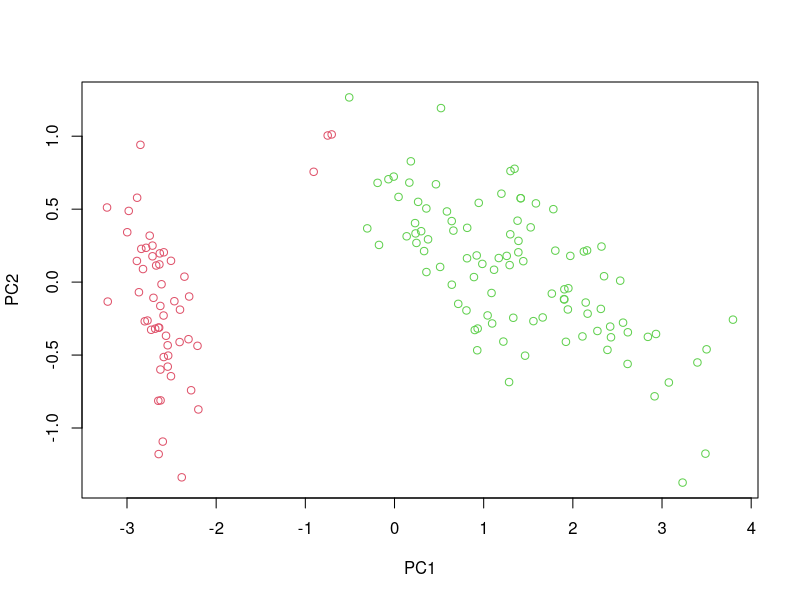
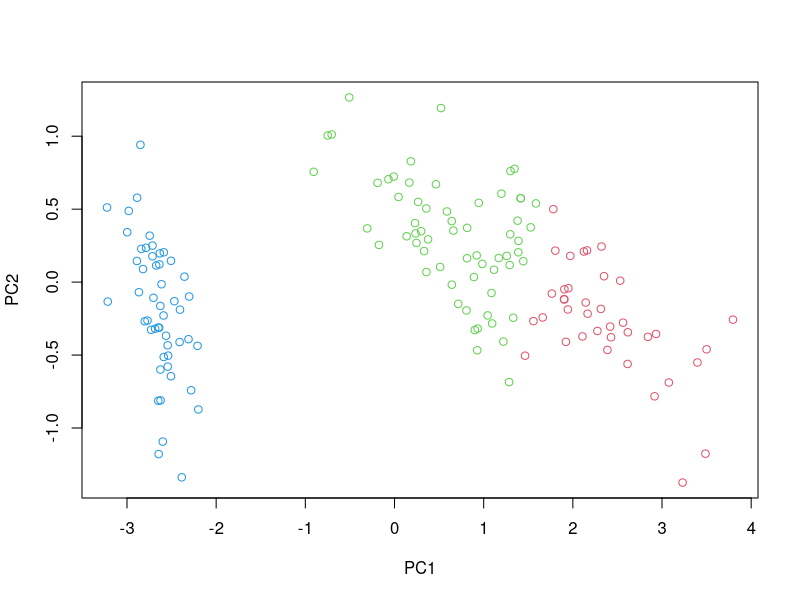
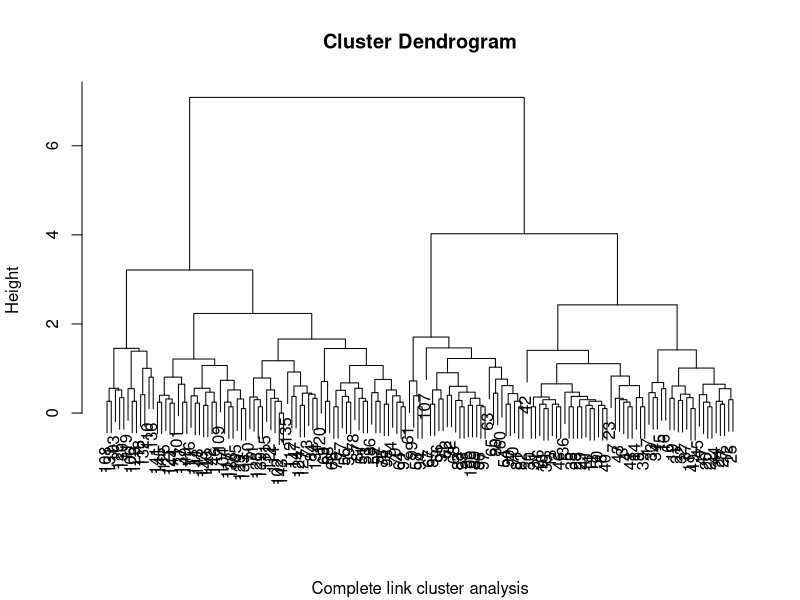
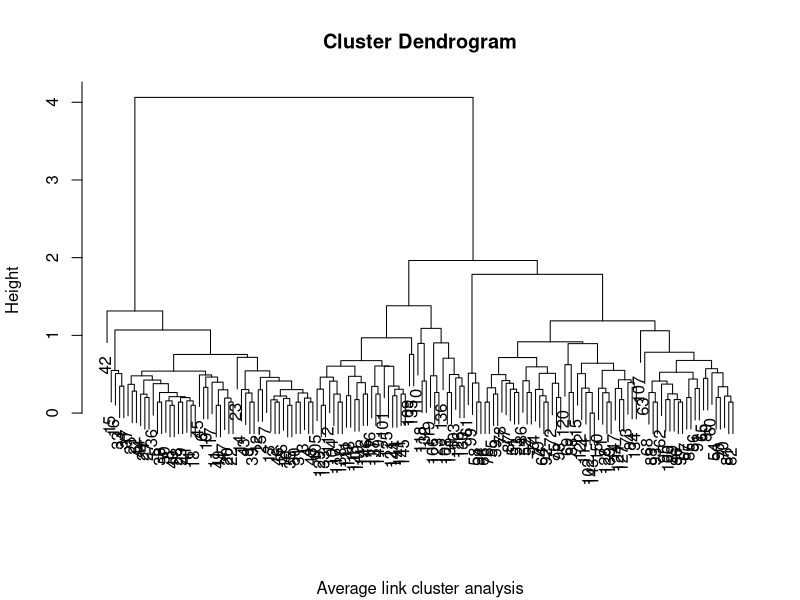
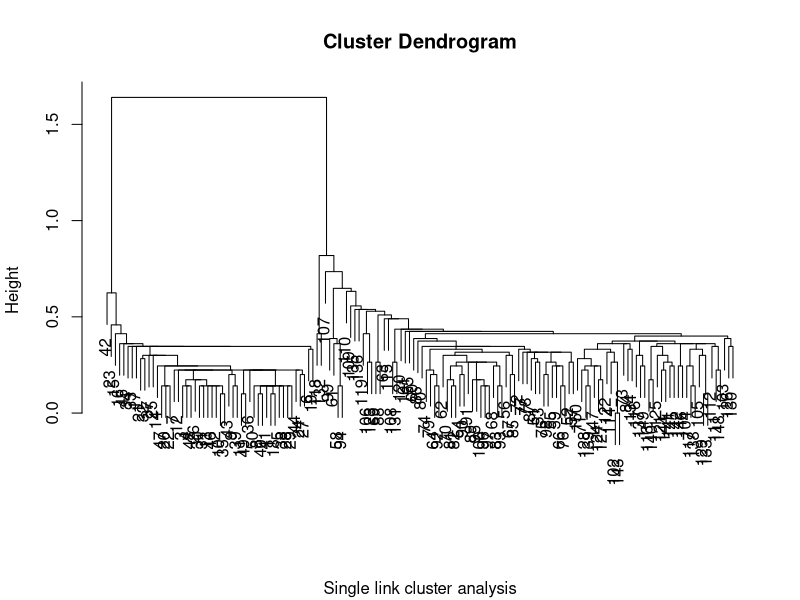
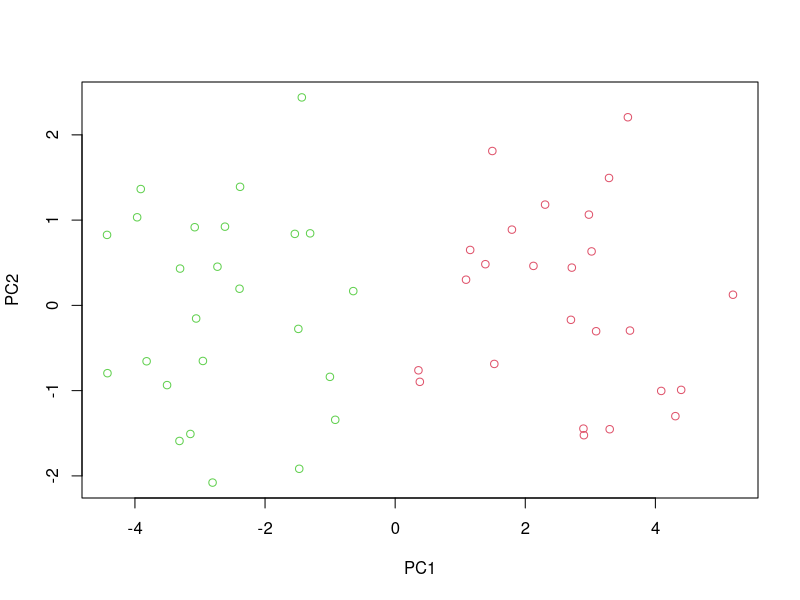
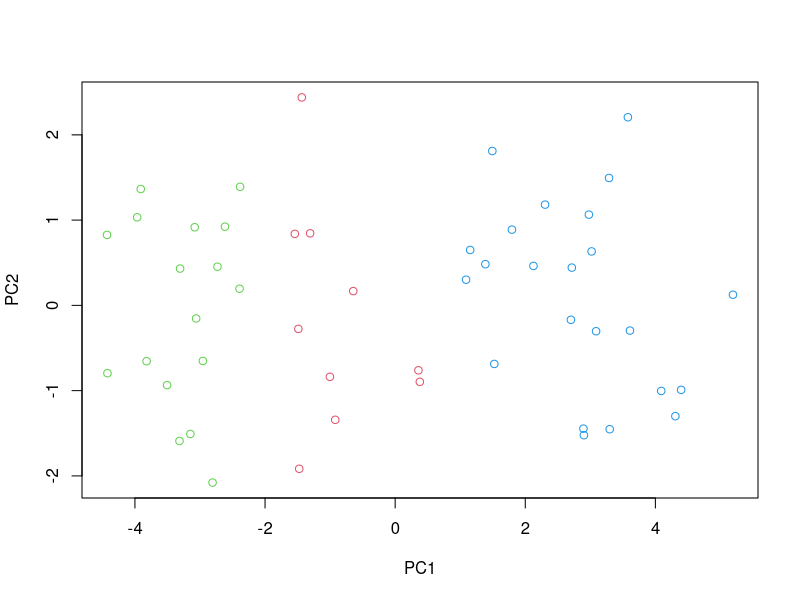
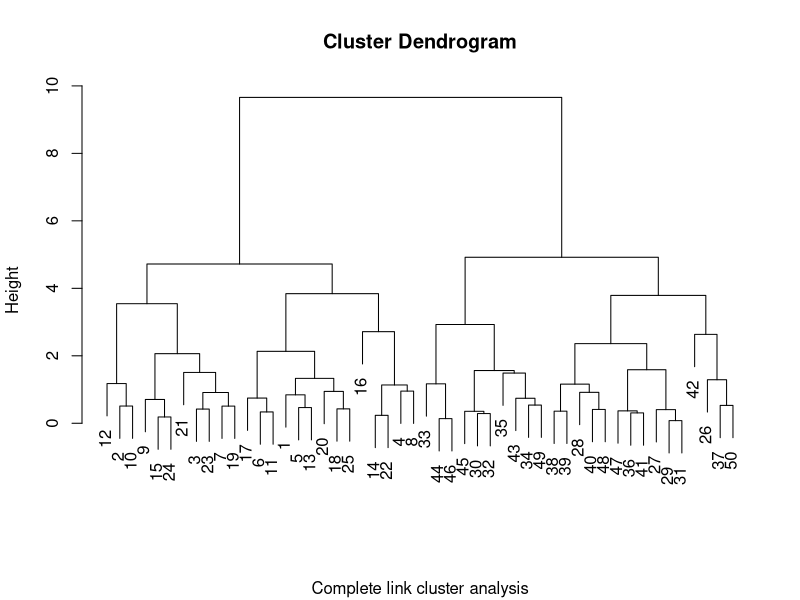

Write R code to recreate these figures, in order.
# Question 1
# Use the iris dataset built in R.
# Part (a): k-means clustering
# 1. Cluster the dataset into 2 groups using k-means clustering. 
# 2. Draw a plot to visualize the clusters.
# 3. Cluster the dataset into 3 groups using k-means clustering. 
# 4. Draw a plot to visualize the clusters.
# Part (b): Hierarchical Clustering
# 1. Cluster the observations using complete linkage.
# 2. Cluster the observations using average and single linkage. 
# 3. Plot the dendrogram for the above clustering methods.

# 1.a.1
data(iris)
iris_data = iris[,1:4]
head(iris_data)

set.seed(123)
kmeans_2_iris = kmeans(iris_data, centers=2)
print(kmeans_2_iris$cluster)

# 1.a.2
pp = prcomp(iris_data)
plot(pp$x[,1:2], col=fitted(kmeans_2_iris, "classes")+1)
# exist some outlier in group 2

# 1.a.3
kmeans_3_iris = kmeans(iris_data, centers=3)
print(kmeans_3_iris$cluster)

# 1.a.4
pp = prcomp(iris_data)
plot(pp$x[,1:2], col=fitted(kmeans_3_iris, "classes")+1)
# probably more accurate than using 2 cluster

# 1.b.1
hier_iris_data_comp = hclust(dist(iris_data), method="complete")
hier_iris_data_comp

# 1.b.2
hier_iris_data_avg = hclust(dist(iris_data), method="average")
hier_iris_data_avg
hier_iris_data_single = hclust(dist(iris_data), method="single")
hier_iris_data_single

# 1.b.3
plot(hier_iris_data_comp, xlab=" ", sub="Complete link cluster analysis")
plot(hier_iris_data_avg, xlab=" ", sub="Average link cluster analysis")
plot(hier_iris_data_single, xlab=" ", sub="Single link cluster analysis")

# 2.a.1
set.seed(2)
x = matrix(rnorm(50*2), ncol = 2) 
x[1:25, 1]= x[1:25, 1] + 3 
x[1:25, 2] = x[1:25, 2] - 4

set.seed(123)
kmeans_2_x = kmeans(x, centers=2)
print(kmeans_2_x$cluster)

# 2.a.2
pp = prcomp(x)
plot(pp$x[,1:2], col=fitted(kmeans_2_x, "classes")+1)

# 2.a.3
kmeans_3_x = kmeans(x, centers=3)
print(kmeans_3_x$cluster)

# 2.a.4
pp = prcomp(x)
plot(pp$x[,1:2], col=fitted(kmeans_3_x, "classes")+1)

# 2.b.1
hier_x_comp = hclust(dist(x), method="complete")
hier_x_comp

# 2.b.2
hier_x_avg = hclust(dist(x), method="average")
hier_x_avg
hier_x_single = hclust(dist(x), method="single")
hier_x_single

# 1.b.3
plot(hier_x_comp, xlab=" ", sub="Complete link cluster analysis")
plot(hier_x_avg, xlab=" ", sub="Average link cluster analysis")
plot(hier_x_single, xlab=" ", sub="Single link cluster analysis")

